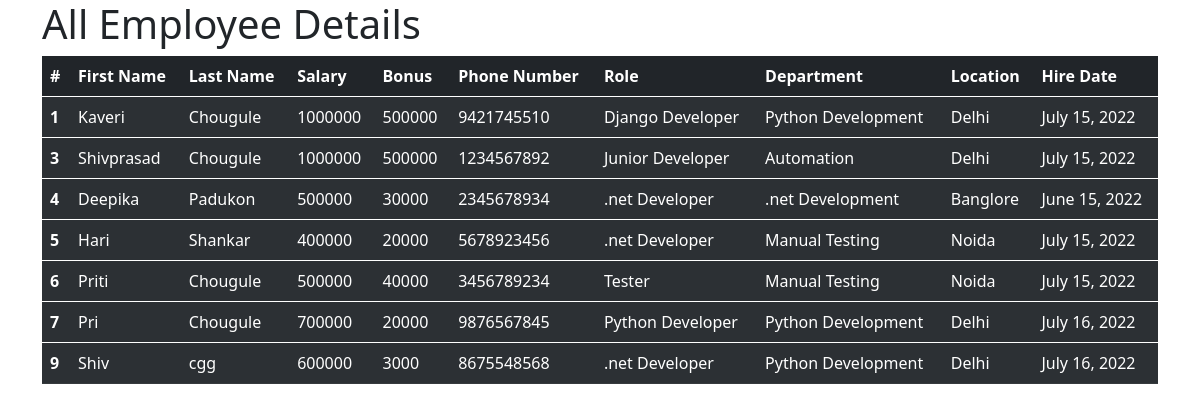
The app's page /all_emp with its own data.
### Employee_management_app/models.py (models this page shows, shortened)
class Employee(models.Model):
    first_name = models.CharField(max_length=50,null=False)
    last_name = models.CharField(max_length=50)
    dept = models.ForeignKey(Department, on_delete=models.CASCADE)
    salary = models.IntegerField(default=0)
    bonus = models.IntegerField(default=0)
    role = models.ForeignKey(Role, on_delete=models.CASCADE)
    phone = models.IntegerField(default=0)
    hire_date = models.DateField()

class Role(models.Model):
    name = models.CharField(max_length=50,null=False)

class Department(models.Model):
    name = models.CharField(max_length=50,null=False)
    location = models.CharField(max_length=100)

### Employee_management_app/views.py (the view)
# urls.py: path('all_emp', views.all_emp, name="all_emp"),
def all_emp(request):
    emps = Employee.objects.all()
    context = {
        'emps':emps
    }
    return render(request, 'emp_manage/all_emp.html',context)

### templates/emp_manage/all_emp.html (shortened to what this page needs)
<!doctype html>
<html lang="en">
  <head>
    <link href="https://cdn.jsdelivr.net/npm/bootstrap@5.0.2/dist/css/bootstrap.min.css" rel="stylesheet">
  </head>
  <body>
    <div class="container">
        <h1>All Employee Details</h1>
        <table class="table table-dark table-striped">
            <thead>
              <tr>
                <th scope="col">#</th>
                <th scope="col">First Name</th>
                <th scope="col">Last Name</th>
                <th scope="col">Salary</th>
                <th scope="col">Bonus</th>
                <th scope="col">Phone Number</th>
                <th scope="col">Role</th>
                <th scope="col">Department</th>
                <th scope="col">Location</th>
                <th scope="col">Hire Date</th>
              </tr>
            </thead>
            {% for emp in emps %}
            <tbody>
              <tr>
                <th scope="row">{{emp.id}}</th>
                <td>{{emp.first_name}}</td>
                <td>{{emp.last_name}}</td>
                <td>{{emp.salary}}</td>
                <td>{{emp.bonus}}</td>
                <td>{{emp.phone}}</td>
                <td>{{emp.role.name}}</td>
                <td>{{emp.dept.name}}</td>
                <td>{{emp.dept.location}}</td>
                <td>{{emp.hire_date}}</td>
              </tr>
            </tbody>
            {% endfor %}
          </table>
    </div>
  </body>
</html>

### records on screen
Employee: id "1", first_name "Kaveri", last_name "Chougule", salary "1000000", bonus "500000", phone "9421745510", role.name "Django Developer", dept.name "Python Development", dept.location "Delhi", hire_date "July 15, 2022"
Employee: id "3", first_name "Shivprasad", last_name "Chougule", salary "1000000", bonus "500000", phone "1234567892", role.name "Junior Developer", dept.name "Automation", dept.location "Delhi", hire_date "July 15, 2022"
Employee: id "4", first_name "Deepika", last_name "Padukon", salary "500000", bonus "30000", phone "2345678934", role.name ".net Developer", dept.name ".net Development", dept.location "Banglore", hire_date "June 15, 2022"
Employee: id "5", first_name "Hari", last_name "Shankar", salary "400000", bonus "20000", phone "5678923456", role.name ".net Developer", dept.name "Manual Testing", dept.location "Noida", hire_date "July 15, 2022"
Employee: id "6", first_name "Priti", last_name "Chougule", salary "500000", bonus "40000", phone "3456789234", role.name "Tester", dept.name "Manual Testing", dept.location "Noida", hire_date "July 15, 2022"
Employee: id "7", first_name "Pri", last_name "Chougule", salary "700000", bonus "20000", phone "9876567845", role.name "Python Developer", dept.name "Python Development", dept.location "Delhi", hire_date "July 16, 2022"
Employee: id "9", first_name "Shiv", last_name "cgg", salary "600000", bonus "3000", phone "8675548568", role.name ".net Developer", dept.name "Python Development", dept.location "Delhi", hire_date "July 16, 2022"
